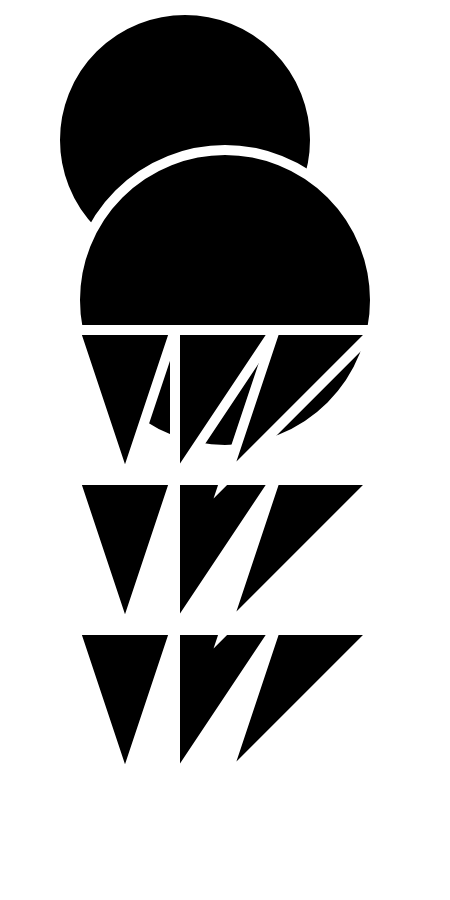
Frame 1 (no input)
Frame 2 (the mouse pressed at the canvas centre, redrawn once): identical to frame 1, image omitted

The p5.js sketch that drew this single still picture (run headless with seeded random() and noise() and a simulated clock; the mouse was pressed at the canvas centre and the sketch redrawn once):

// p5.js sketch
// ── sketch.js
function setup() {
  canvasWidth = 450, canvasHeight = 900;
  colors = {
    foreground: '#000',
    background: '#fff'
  }

  createCanvas(canvasWidth, canvasHeight);

  background(colors.background);
  fill(colors.foreground);
  stroke(colors.background);
  strokeWeight(10);
  noLoop();
}

function draw() {
  translate(canvasWidth / 2, canvasHeight / 3);
  diameter = canvasHeight / 3;
  // ice cream
  for (i = 1; i >= 0; i--) {
      ellipse(-i * 40, -i * 160, diameter - i * 40, diameter - i * 40);
  }
  startingPoint = {
    x: -diameter / 2,
    y: 30,
  }
  // cone
  coneWidth = abs(startingPoint.x) * 2;
  triangleBase = coneWidth / 3;
  triangleHeight = canvasHeight / 6;
  for (c = 0; c < 3; c++) {
    for (r = 0; r < 3; r++) {
      triangle(startingPoint.x + triangleBase * c,
               startingPoint.y + triangleHeight * r,
               startingPoint.x + triangleBase * (c + 1),
               startingPoint.y + triangleHeight * r,
               startingPoint.x + triangleBase * (c + 1) / 2,
               startingPoint.y + triangleHeight * (r + 1)
      );
    }
  }
  // triangle(startingPoint.x, startingPoint.y, diameter / 2, 30, 0, canvasHeight * 2/3);
}

// function windowResized() {
//   resizeCanvas(windowWidth, windowHeight);
// }
